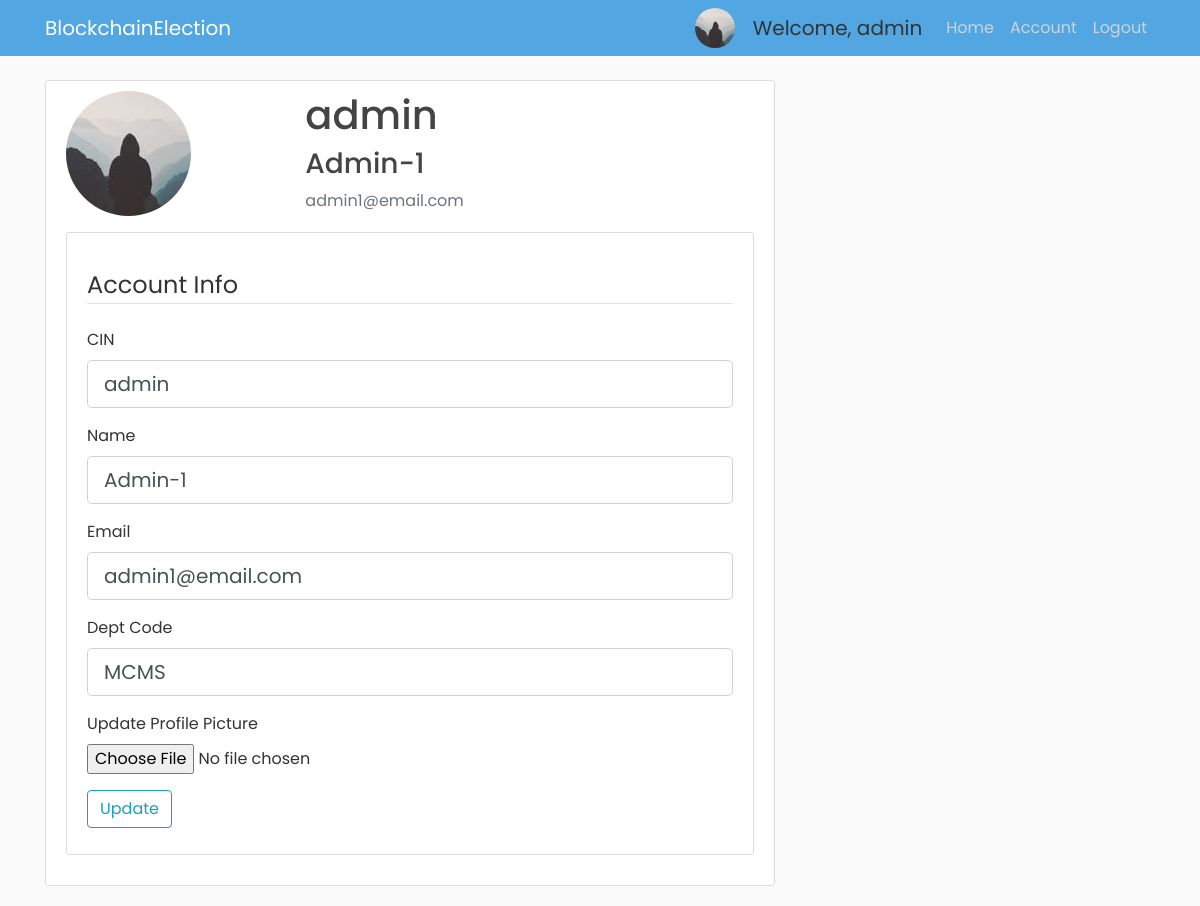
Page /account (signed in) on the earlier database version.
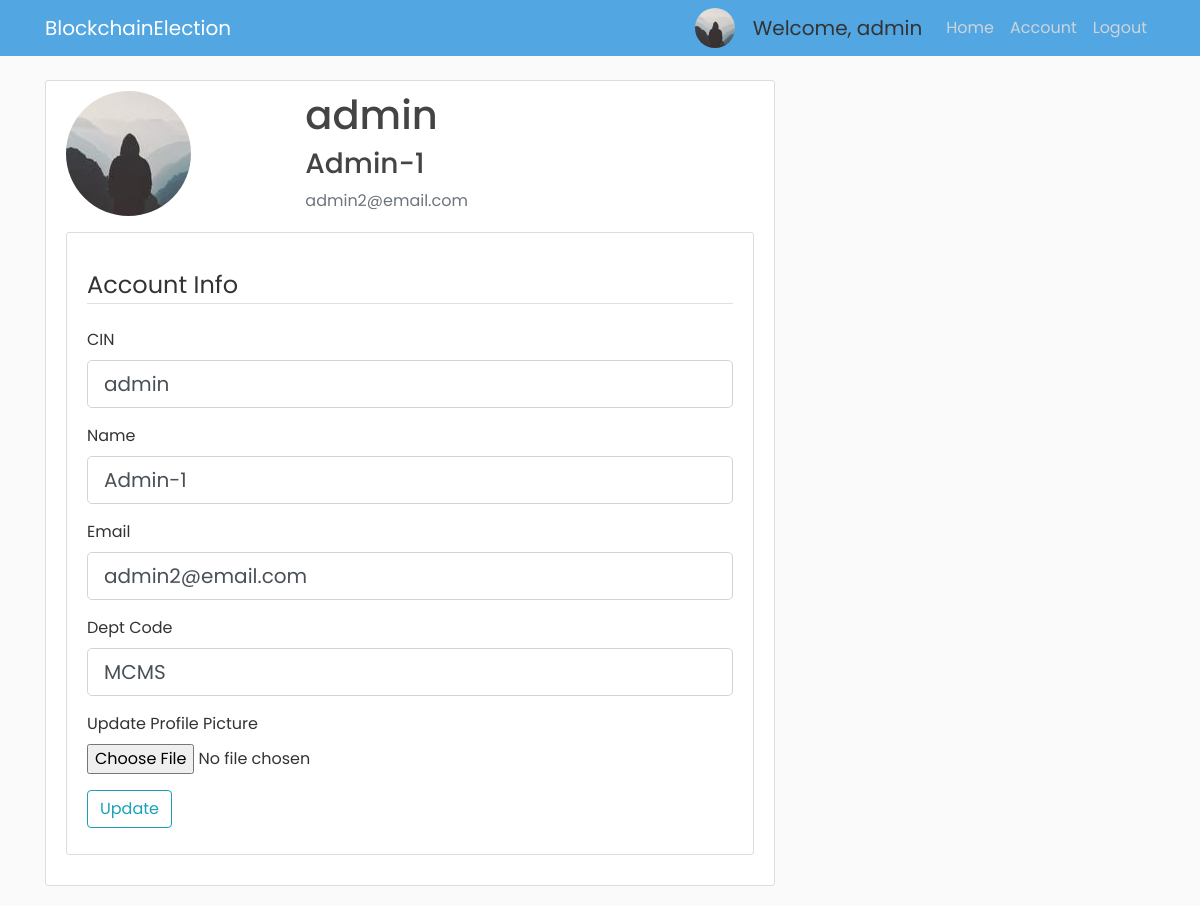
Same page on the later database version.
### app/models.py (models this page shows, shortened)
class Voter(db.Model, UserMixin):
    id = db.Column(db.Integer, primary_key=True)
    cin = db.Column(db.String(30), unique=True, nullable=False)
    name = db.Column(db.String(255), nullable=False)
    email = db.Column(db.String(30), unique=True, nullable=False)
    dept = db.Column(db.String(4), db.ForeignKey('department.dept_code'), nullable=False)
    imagefile = db.Column(db.String(20), nullable=False, default='default.jpg')
    password = db.Column(db.String(60), nullable=False)
    join_year = db.Column(db.Integer, nullable=False, default=2016)
    is_admin = db.Column(db.Boolean, default=False, nullable=False)

### app/routes.py (the view)
@app.route("/account", methods=['GET', 'POST'])
@login_required
def account():
    form = UpdateAccountForm()
    if form.validate_on_submit():
        if form.picture.data:
            picture_file = save_picture(form.picture.data)
            current_user.imagefile = picture_file
        current_user.cin = form.cin.data
        current_user.name = form.name.data
        current_user.email = form.email.data
        current_user.dept = form.dept.data
        db.session.commit()
        flash('Your account has been updated!', 'success')
        return redirect(url_for('account'))
    elif request.method == 'GET':
        form.cin.data = current_user.cin
        form.name.data = current_user.name
        form.email.data = current_user.email
        form.dept.data = current_user.dept
    image_file = url_for('static', filename='profile_pics/' + current_user.imagefile)
    return render_template("account.html", title="Account", image_file=image_file, form=form)

### app/forms.py (shortened to what this page needs)
class UpdateAccountForm(FlaskForm):
    cin = StringField('CIN', validators=[DataRequired()])
    name = StringField('Name', validators=[DataRequired(), Length(min=3, max=255)])
    email = StringField('Email', validators=[DataRequired(), Email()])
    dept = StringField('Dept Code', validators=[DataRequired(), Length(min=4, max=4)])
    picture = FileField('Update Profile Picture', validators=[FileAllowed(['jpg', 'png'])])
    submit = SubmitField('Update')

### app/models.py (called while the page is built)
@login_manager.user_loader
def load_user(user_id):
    return Voter.query.get(int(user_id))

### app/templates/account.html (shortened to what this page needs)
{% extends "base.html" %}
{% block content %}
    <div class="content-section">
        <div class="row">
            <div class="col-md-4">
                <img class="rounded-circle account-img" src="{{ image_file }}">
            </div>
            <div class="col-md-8">
                <h2 class="account-heading">{{ current_user.cin }}</h2>
                <h3>{{ current_user.name }}</h3>
                <p class="text-secondary">{{ current_user.email }}</p>
            </div>
        </div>
        <div class="content-section">
            <form action="" method="POST" enctype="multipart/form-data">
              <br class="form-group">
                <legend class="border-bottom mb-4">Account Info</legend>
                <div class="form-group">
                  {{ form.cin.label(class="form-control-label") }}
                  {% if form.cin.errors%}
                    {{ form.cin(class="form-control form-control-lg is-invalid") }}
                    <div class="invalid-feedback">
                      {% for error in form.cin.errors %}
                      <span>{{ error }}</span>
                      {% endfor %}
                    </div>
                  {% else %}
                    {{ form.cin(class="form-control form-control-lg") }}
                    {% endif %}
                </div>
                <div class="form-group mt-2">
                  {{ form.name.label(class="form-control-label") }}
                  {% if form.name.errors %}
                    {{ form.name(class="form-control form-control-lg is-invalid") }}
                    <div class="invalid-feedback">
                      {% for error in form.name.errors %}
                      <span>{{ error }}</span>
                      {% endfor %}
                    </div>
                  {% else %}
                  {{ form.name(class="form-control form-control-lg") }}
                  {% endif %}
                </div>
                <div class="form-group mt-2">
                  {{ form.email.label(class="form-control-label") }}
                  {% if form.email.errors %}
                    {{ form.email(class="form-control form-control-lg is-invalid") }}
                    <div class="invalid-feedback">
                      {% for error in form.email.errors %}
                      <span>{{ error }}</span>
                      {% endfor %}
                    </div>
                  {% else %}
                    {{ form.email(class="form-control form-control-lg") }}
                  {% endif %}
                </div>
                <div class="form-group mt-2">
                  {{ form.dept.label(class="form-control-label") }}
                  {% if form.dept.errors %}
                    {{ form.dept(class="form-control form-control-lg is-invalid") }}
                    <div class="invalid-feedback">
                      {% for error in form.dept.errors %}
                      <span>{{ error }}</span>
                      {% endfor %}
                    </div>
                  {% else %}
                    {{ form.dept(class="form-control form-control-lg") }}
                  {% endif %}
                </div>
                <div class="form-group mt-2">
                    {{ form.picture.label() }}
                    {{ form.picture(class="form-control-file") }}
                </div>
              <div class="form-group mt-3">
                {{ form.submit(class="btn btn-outline-info") }}
              </div>
            </form>
          </div>
    </div>
{% endblock content %}

### app/templates/base.html (shortened to what this page needs)
<!DOCTYPE html>
<html lang="en">
  <head>
    <link rel="stylesheet" href="https://maxcdn.bootstrapcdn.com/bootstrap/4.0.0/css/bootstrap.min.css">
    <link rel="stylesheet" type="text/css" href="{{ url_for('static', filename='main.css') }}">
  </head>
  <body>
    {% include 'navbar.html' %}
    <main role="main" class="container">
      <div class="row">
        <div class="col-md-8">
          {% block content %}
          {% endblock %}
        </div>
      </div>
    </main>
  </body>
</html>

### app/templates/navbar.html (shortened to what this page needs)
<header class="site-header">
  <nav class="navbar navbar-expand-md navbar-dark bg-steel fixed-top">
    <div class="container">
      <a class="navbar-brand mr-4" href="{{ url_for('home') }}">BlockchainElection</a>
      <div class="collapse navbar-collapse" id="navbarToggle">
        <div class="navbar-nav ml-auto">
          {% if current_user.is_admin %}
          <img class="rounded-circle account-img-small" src="/static/profile_pics/{{ current_user.imagefile }}">
          <a class="navbar-brand disabled ml-2" style="cursor: default;">Welcome, {{ current_user.cin }}</a>
          <a class="nav-item nav-link" href="{{ url_for('admin') }}">Home</a>
          <a class="nav-item nav-link" href="{{ url_for('account') }}">Account</a>
          <a class="nav-item nav-link" href="{{ url_for('logout') }}">Logout</a>
          {% else %}
            <a class="nav-item nav-link" href="{{ url_for('login') }}">Login</a>
            <a class="nav-item nav-link" href="{{ url_for('register') }}">Register</a>
          {% endif %}
        </div>
      </div>
    </div>
  </nav>
</header>

### app/static/main.css (style rules this page uses)
body { background: #fafafa; color: #333333; margin-top: 5rem; font-family: "Poppins", sans-serif; }
h1, h2, h3, h4, h5, h6 { color: #444444; }
.bg-steel { background-color: #52a6e2; }
.site-header .navbar-nav .nav-link { color: #cbd5db; }
.content-section { background: #ffffff; padding: 10px 20px; border: 1px solid #dddddd; border-radius: 3px; margin-bottom: 20px; }
.account-img { height: 125px; width: 125px; margin-right: 20px; margin-bottom: 16px; }
.account-img-small { height: 40px; width: 40px; margin-right: 10px; }
.account-heading { font-size: 2.5rem; }

Differences in the rows shown:
changed Voter "admin": email "admin1@email.com" → "admin2@email.com"
